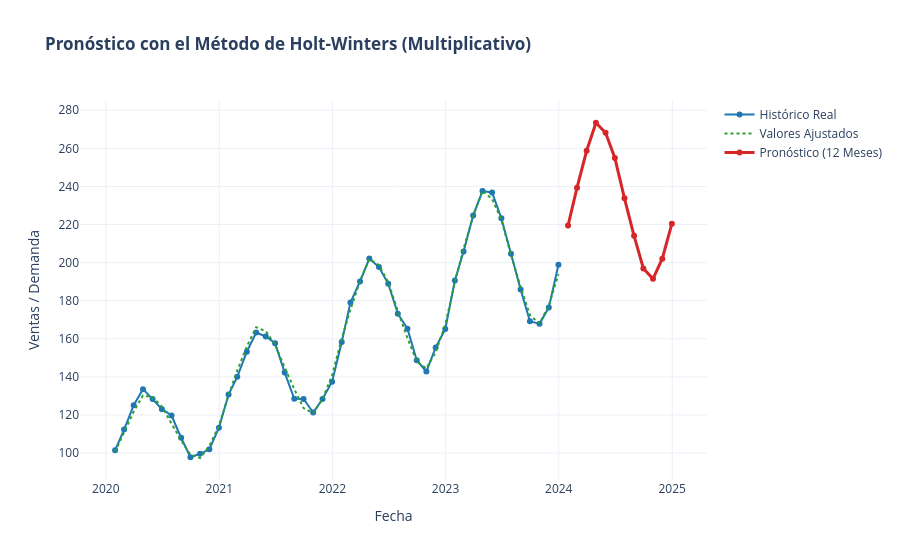

Notebook cell for this chart:
### Markdown cell above
<div style="text-align: justify; line-height: 1.5; font-size: 18px;"> 

#### 2. Holt-Winters Multiplicativo

* **Nivel:**
$$L_t = \alpha \left(\frac{Y_t}{S_{t-m}} \right) + (1 - \alpha)(L_{t-1} + b_{t-1})$$

* **Tendencia:**
$$b_t = \beta (L_t - L_{t-1}) + (1 - \beta) b_{t-1}$$

* **Estacionalidad:**
$$S_t = \gamma \left(\frac{Y_t}{L_{t-1} + b_{t-1}} \right) + (1 - \gamma) S_{t-m}$$

* **Ecuación de Pronóstico ($h$ pasos adelante):**
$$\hat{Y}_{t+h|t} = (L_t + h b_t) 	imes S_{t-m + (h \pmod m)}$$

Donde:
- $\alpha \in [0,1]$: Parámetro de suavización del nivel.
- $\beta \in [0,1]$: Parámetro de suavización de la tendencia.
- $\gamma \in [0,1]$: Parámetro de suavización de la estacionalidad.
- $m$: Período estacional (ej. $m=12$ para datos mensuales, $m=4$ para trimestrales).

---

</div>

### Code cell
import pandas as pd
import numpy as np
import plotly.graph_objects as go
from statsmodels.tsa.holtwinters import ExponentialSmoothing

# Crear dataset simulado con tendencia y estacionalidad multiplicativa
np.random.seed(42)
periods = 48 # 4 años de datos mensuales
dates = pd.date_range("2020-01-01", periods=periods, freq="M")
t = np.arange(periods)
trend = 100 + 2.5 * t
seasonal = 1 + 0.2 * np.sin(2 * np.pi * t / 12)
noise = np.random.normal(0, 3, periods)
y = trend * seasonal + noise

df_hw = pd.DataFrame({"Valor": y}, index=dates)

# Ajuste del Modelo Holt-Winters Multiplicativo
model_hw = ExponentialSmoothing(
    df_hw["Valor"], 
    trend="add", 
    seasonal="mul", 
    seasonal_periods=12
).fit()

# Pronóstico a 12 meses futuros
forecast_steps = 12
future_dates = pd.date_range(start=dates[-1] + pd.DateOffset(months=1), periods=forecast_steps, freq="M")
forecast_values = model_hw.forecast(forecast_steps)

# Gráfico con Plotly Graph Objects (go)
fig = go.Figure()

# Datos ajustados e históricos
fig.add_trace(go.Scatter(x=df_hw.index, y=df_hw["Valor"], mode="lines+markers", name="Histórico Real", line=dict(color="#1f77b4")))
fig.add_trace(go.Scatter(x=df_hw.index, y=model_hw.fittedvalues, mode="lines", name="Valores Ajustados", line=dict(color="#2ca02c", dash="dot")))

# Pronóstico
fig.add_trace(go.Scatter(x=future_dates, y=forecast_values, mode="lines+markers", name="Pronóstico (12 Meses)", line=dict(color="#d62728", width=3)))

fig.update_layout(
    title="<b>Pronóstico con el Método de Holt-Winters (Multiplicativo)</b>",
    xaxis_title="Fecha",
    yaxis_title="Ventas / Demanda",
    template="plotly_white"
)
fig.show()
